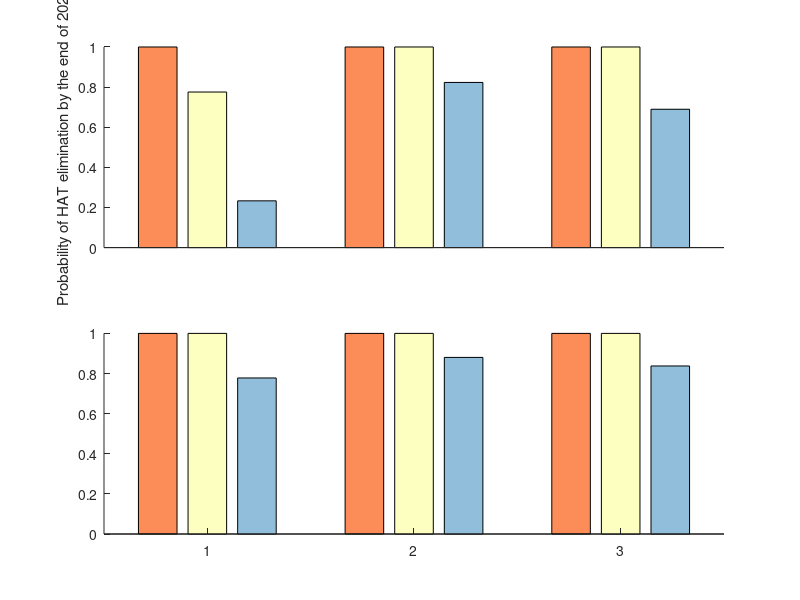

Reproduce this figure in MATLAB. (Note: this script raises an error after producing the figure.)

%% Fig 4: Plot barchart for prob. of elim. before 2020

P1 = [1.0000    0.7755    0.2331
            1.0000    1.0000    0.8233
            1.0000    1.0000    0.6896];

P2 = [1.0000    1.0000    0.7778
            1.0000    1.0000    0.8803
            1.0000    1.0000    0.8376];

E1 = [0     0     0
      0     0     0
      0     0     0];

E2 = [0.0088         0         0
    0.3158    0.0439         0
    0.0965    0.0263         0];

close all
fig4 = figure('units','normalized','outerposition',[0 0 1 1])
subplot(2,1,1)
bar_handle = bar(P1)
set(gca,'XTick',[])
set(bar_handle(1),'FaceColor',[252,141,89]/255);
set(bar_handle(2),'FaceColor',[252,255,191]/255);
set(bar_handle(3),'FaceColor',[145,191,219]/255);
box('off')
ylabel('Probability of HAT elimination by the end of 2020')
subplot(2,1,2)
bar_handle = bar(P2)
set(bar_handle(1),'FaceColor',[252,141,89]/255);
set(bar_handle(2),'FaceColor',[252,255,191]/255);
set(bar_handle(3),'FaceColor',[145,191,219]/255);
box('off')
ax = gca;
ax.XTickLabel = {'Annual vector control',...
                 'Annual vector control with annual mass screening  ',...
                 'Annual vector control with biennial mass screening' }







fig5 = figure('units','normalized','outerposition',[0 0 1 1])
A = [2023,2025,2029;2019,2021,2024;2020,2022,2026];
A(:,3) = A(:,3)-A(:,2);
A(:,2) = A(:,2)-A(:,1);
bar_handle = bar(A,'stacked')
set(gca,'XTick',[])
set(bar_handle(1),'FaceColor',[127,201,127]/255);
set(bar_handle(2),'FaceColor',[252,141,89]/255);
set(bar_handle(3),'FaceColor',[252,255,191]/255);
box('off')
ylim([2013,2030])
ax = gca;
ax.XTick = [1,2,3]
ax.XTickLabel = {'Annual vector control',...
                 'Annual vector control with annual case-finding ',...
                 'Annual vector control with biennial case-finding' }


% [hx,hy] = format_ticks(gca,{'Vector control',...
%                     'Vector control  (50% scale-up)',...
%                     'Vector control (75% scale-up)',...
%                     'Case-finding',...
%                     'Case-finding (35% coverage)',...
%                     'Case-finding (30% coverage)',...
%                     'Vector control with case-finding ',...
%                     'Vector control with case-finding (35% coverage)',...
%                     'Vector control with case-finding (30% coverage)'},...
%                       [],[0.75,1,1.21,1.75,2,2.21,2.75,3,3.21],[], ...
%                        45,0);



%%% Not Using these right now;
% ax = gca;
% ax.XTick = [0.75,1,1.21,1.75,2,2.21,2.75,3,3.21];
% ax.XTickLabel = {'Annual vector control',...
%                     'Vector control  (50% scale-up)',...
%                     'Vector control (75% scale-up)',...
%                     'Case-finding',...
%                     'Case-finding (35% coverage)',...
%                     'Case-finding (30% coverage)',...
%                     'Vector control with case-finding ',...
%                     'Vector control with case-finding (35% coverage)',...
%                     'Vector control with case-finding (30% coverage)'},...

% fix_xticklabels();


% ind1 = [2,6,7]; ind2 = [3,8,9]; ind3 = [4,10,11];
% %ind = vertcat(ind1,ind2,ind3);
% ProbMat = zeros(3,3);
% j = 1;
% for i = ind1
%     filename = sprintf('Predictions%d.mat',i)
%     load(filename);
%     [a,b] = min(abs(t-8));
%     ProbMat(j,1) = P2(b);
%     j = j+1;
% end
% j = 1;
% for i = ind2
%     filename = sprintf('Predictions%d.mat',i)
%     load(filename);
%     [a,b] = min(abs(t-8));
%     ProbMat(j,2) = P2(b);
%     j = j+1;
% end
% j = 1;
% for i = ind3
%     filename = sprintf('Predictions%d.mat',i)
%     load(filename);
%     [a,b] = min(abs(t-8));
%     ProbMat(j,3) = P2(b);
%     j = j+1;
% end


% ProbMatA = zeros(3,3);
% j = 1;
% for i = ind1
%     filename = sprintf('PredictionsA%d.mat',i)
%     load(filename);
%     [a,b] = min(abs(t-8));
%     ProbMatA(j,1) = P2(b);
%     j = j+1;
% end
% j = 1;
% for i = ind2
%     filename = sprintf('PredictionsA%d.mat',i)
%     load(filename);
%     [a,b] = min(abs(t-8));
%     ProbMatA(j,2) = P2(b);
%     j = j+1;
% end
% j = 1;
% for i = ind3
%     filename = sprintf('PredictionsA%d.mat',i)
%     load(filename);
%     [a,b] = min(abs(t-8));
%     ProbMatA(j,3) = P2(b);
%     j = j+1;
% end
